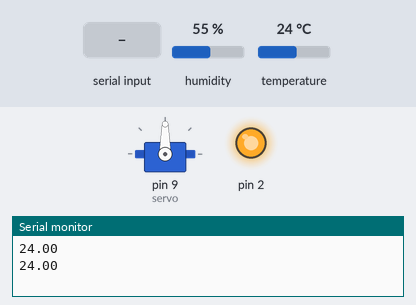
The sketch below on a simulated Arduino Uno, built with avr-gcc and run on an emulated ATmega328P. On the bench: servo, output pins drawn as LEDs (lit = HIGH), the last lines printed to the serial monitor. The test bench sets the inputs (shaded band); at power-on: humidity 55 %, temperature 24 °C.

Above: at 2.0 s.
2.1 s: "a" received over Serial
At 3.3 s:
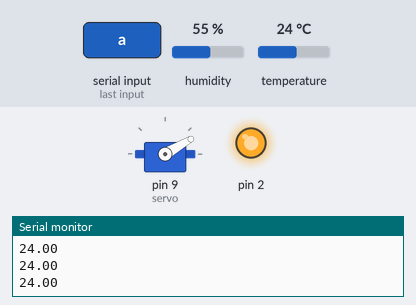
4.5 s: "b" received over Serial
At 6.3 s:
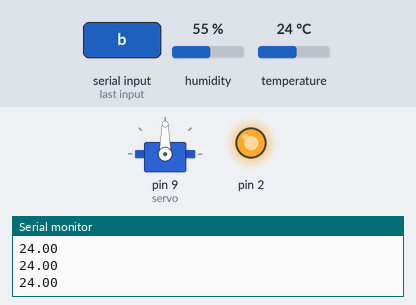
Timing chart, 0 to 7.8 s (numbered marks = the images above; inputs shaded):
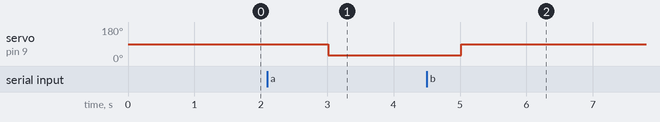

Measured:
- after the input at 2.1 s, servo on pin 9 (servo): 90° → 30° after 0.91 s
- after the input at 4.5 s, servo on pin 9 (servo): 30° → 90° after 0.52 s

The sketch:

Main_Code.ino.ino
```cpp
#include <DHT.h>
#include <DHT_U.h>
#include <Servo.h>
#include <Adafruit_Sensor.h>

#define DHT22_PIN 7

DHT dht(DHT22_PIN,  DHT22);
Servo servo;

void setup() {
  Serial.begin(9600);
  dht.begin();
  servo.attach(9);
  pinMode(2, OUTPUT);
  digitalWrite(2, HIGH);
}

void doReading() {
  Serial.println(dht.readTemperature());
  delay(1000);
}

void loop() {
  doReading();
  while (Serial.available()) {
    char c = Serial.read();
    if (c == 'a') {
      servo.write(30);
    }
    if (c == 'b') {
      servo.write(90);
    }
  }
}
```
